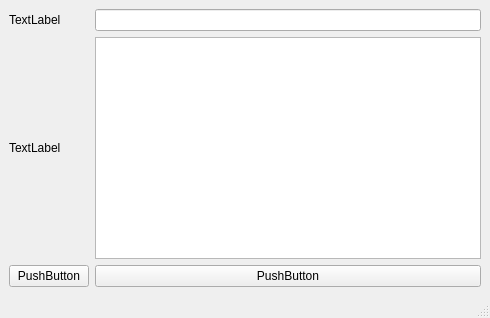
<?xml version="1.0" encoding="UTF-8"?>
<ui version="4.0">
 <class>MainWindow</class>
 <widget class="QMainWindow" name="MainWindow">
  <property name="geometry">
   <rect>
    <x>0</x>
    <y>0</y>
    <width>490</width>
    <height>318</height>
   </rect>
  </property>
  <property name="windowTitle">
   <string>MainWindow</string>
  </property>
  <widget class="QWidget" name="centralwidget">
   <layout class="QGridLayout" name="gridLayout">
    <item row="0" column="0">
     <widget class="QLabel" name="label">
      <property name="text">
       <string>TextLabel</string>
      </property>
     </widget>
    </item>
    <item row="0" column="1">
     <widget class="QLineEdit" name="lineEdit"/>
    </item>
    <item row="1" column="0">
     <widget class="QLabel" name="label_2">
      <property name="text">
       <string>TextLabel</string>
      </property>
     </widget>
    </item>
    <item row="1" column="1">
     <widget class="QTextEdit" name="textEdit"/>
    </item>
    <item row="2" column="0">
     <widget class="QPushButton" name="pushButton">
      <property name="text">
       <string>PushButton</string>
      </property>
     </widget>
    </item>
    <item row="2" column="1">
     <widget class="QPushButton" name="pushButton_2">
      <property name="text">
       <string>PushButton</string>
      </property>
     </widget>
    </item>
   </layout>
  </widget>
  <widget class="QMenuBar" name="menubar">
   <property name="geometry">
    <rect>
     <x>0</x>
     <y>0</y>
     <width>490</width>
     <height>21</height>
    </rect>
   </property>
  </widget>
  <widget class="QStatusBar" name="statusbar"/>
 </widget>
 <resources/>
 <connections>
  <connection>
   <sender>pushButton_2</sender>
   <signal>clicked()</signal>
   <receiver>MainWindow</receiver>
   <slot>showMaximized()</slot>
   <hints>
    <hint type="sourcelabel">
     <x>285</x>
     <y>277</y>
    </hint>
    <hint type="destinationlabel">
     <x>244</x>
     <y>158</y>
    </hint>
   </hints>
  </connection>
 </connections>
</ui>
